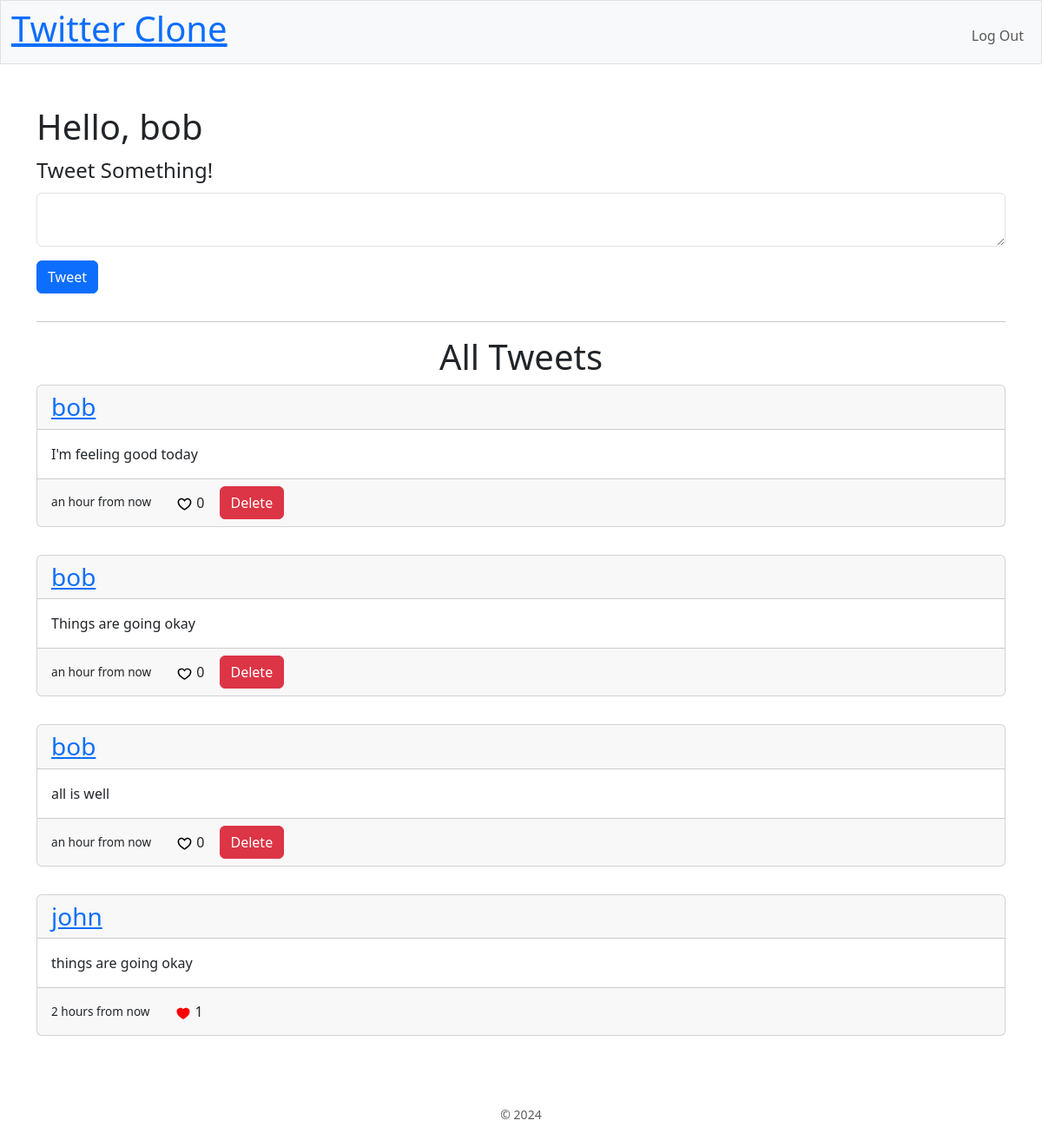
The page / (signed in) on the database its author committed.
### tables this page shows
CREATE TABLE users (
    id INTEGER PRIMARY KEY AUTOINCREMENT NOT NULL,
    username TEXT NOT NULL,
    password TEXT NOT NULL
);

CREATE TABLE tweets (
    id INTEGER PRIMARY KEY AUTOINCREMENT NOT NULL,
    date TIMESTAMP DEFAULT CURRENT_TIMESTAMP NOT NULL,
    contents TEXT NOT NULL,
    user_id INTEGER,
    FOREIGN KEY (user_id) REFERENCES users(id)
);

### app.py (the view)
@app.route("/")
def index():
    username = False
    if (session):
        username_call = db.execute("SELECT username FROM users WHERE id = ?", session["user_id"])
        username = username_call[0]["username"]
    tweets = db.execute("SELECT tweets.id, date, contents, user_id, users.username FROM tweets, users WHERE tweets.user_id = users.id ORDER BY date DESC")
    tweets = process_tweets(tweets)
    return render_template("index.html", tweets=tweets, username=username)

### app.py (called while the page is built)
@app.after_request
def after_request(response):
    response.headers["Cache-Control"] = "no-cache, no-store, must-revalidate"
    response.headers["Expires"] = 0
    response.headers["Pragma"] = "no-cache"
    return response

def process_tweets(tweets):
    for tweet in tweets:
        tweet["likes"] = db.execute("SELECT count(*) as likes FROM likes WHERE tweet_id = ?", tweet["id"])
        tweet["userlikes"] = db.execute("SELECT * FROM likes WHERE user_id = ? AND tweet_id = ?", session["user_id"], tweet["id"]) if session else False
        tweet_time = datetime.strptime(tweet["date"], "%Y-%m-%d %H:%M:%S")
        tweet["friendlydate"] = humanize.naturaltime(tweet_time - datetime.now())
    return tweets

### templates/index.html (shortened to what this page needs)
{% extends "layout.html" %}
{% block main %}
    {% if username %}
        <h1>Hello, {{ username }}</h1>
    {% endif %}
    {% if session %}
        <form action="/tweet" method="post" class="form">
            <fieldset>
                <legend>Tweet Something!</legend>
                <p><textarea maxlength="255" name="contents" class="form-control" maxlength="255" required></textarea></p>
                <p><button class="btn btn-primary">Tweet</button></p>
            </fieldset>
        </form>
        <hr />
    {% endif %}
    <h1 class="text-center">All Tweets</h1>
    {% for tweet in tweets %}
        <div class="card">
            <h3 class="card-header"><a href="/user?user={{ tweet.user_id }}">{{ tweet.username }}</a></h3>
            <p class="card-body">{{ tweet.contents }}</p>
            <div class="card-footer">
                <h5>{{ tweet.friendlydate }}</h5>
                <div class="like-container">
                    {% if session %}
                        {% if tweet.userlikes %}
                            <button type="button" class="btn like-this" data-tweet-id="{{ tweet.id }}" data-action="dislike">
                                <img src="/static/heart_filled.svg" class="like" />
                                <span class="tweet-likes">{{ tweet.likes[0].likes }}</span>
                            </button>
                        {% else %}
                            <button type="button" class="btn like-this" data-tweet-id="{{ tweet.id }}" data-action="like">
                                <img src="/static/heart_empty.svg" class="like" />
                                <span class="tweet-likes">{{ tweet.likes[0].likes }}</span>
                            </button>
                        {% endif %}
                    {% else %}
                        <button type="button" class="btn logged-out">
                            <img src="/static/heart_empty.svg" class="like" />
                            <span class="tweet-likes">{{ tweet.likes[0].likes }}</span>
                        </button>
                    {% endif %}
                    {% if tweet.user_id == session["user_id"] %}
                        <button type="button" class="btn btn-danger delete-tweet" data-tweet-id="{{ tweet.id }}">Delete</button>
                    {% endif %}
                </div>
            </div>
        </div>
    {% endfor %}
{% endblock %}

### static/style.css (style rules this page uses)
.like { height: 18.75px; width: 18.75px; fill: red; }
.card { margin-bottom: 2rem; }
.card-footer { display: flex; gap: 1rem; align-items: center; }
.card-footer h5 { font-size: .85rem; margin: 0; }
.card-body { margin: 0; }

### rows shown on the page
users: username "bob"
tweets: username "bob", contents "I'm feeling good today", friendlydate "an hour from now", likes "0"
tweets: username "bob", contents "Things are going okay", friendlydate "an hour from now", likes "0"
tweets: username "bob", contents "all is well", friendlydate "an hour from now", likes "0"
tweets: username "john", contents "things are going okay", friendlydate "2 hours from now", likes "1"
